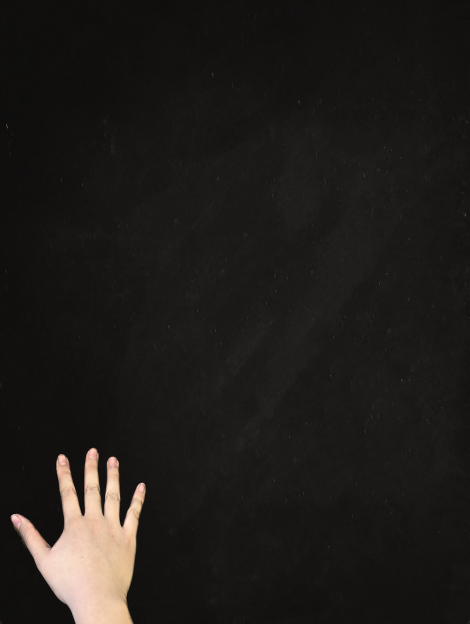
#> input picture library/bottom_left_splay.png, 939 x 1248 px, given in place of bottom_left_splay.png.png, which was not available (shown at 1/2 size)
$ python main.py
#> lines starting #> are read from the running program, lines starting #| are printed output that depends on the picture; after the words box and inside, x2 and y2 are one past the last pixel; in counts of white or black regions, pixels touching at a corner belong together; pictures that were not available may be replaced by others from this repository, and a replacement may not be noted
import cv2
import matplotlib.pyplot as plt
import imutils
import math

# INSTRUCTIONS:
# open the library and see which image you want to test it on
# do not include ".png"
name = input('what is the name of the image? \n')
#> the answer given: library/bottom_left_splay.png
original_img = cv2.imread('./library/' + name + '.png')
#> original_img is the input picture: shape (1248, 939, 3); mean B, G, R 26.5, 28.8, 32

# convert the input image to grayscale
gray = cv2.cvtColor(original_img, cv2.COLOR_BGR2GRAY)
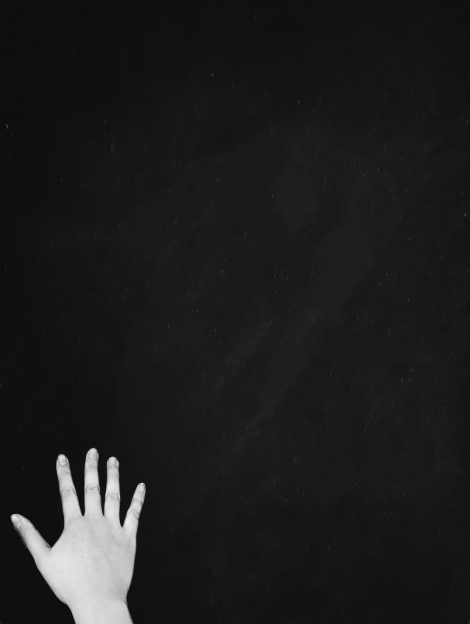
#> gray: shape (1248, 939) (shown at 1/2 size); min 0, max 238, mean 29.1

# apply thresholding to convert grayscale to binary image
ret,thresh = cv2.threshold(gray, 70, 255, cv2.THRESH_BINARY)
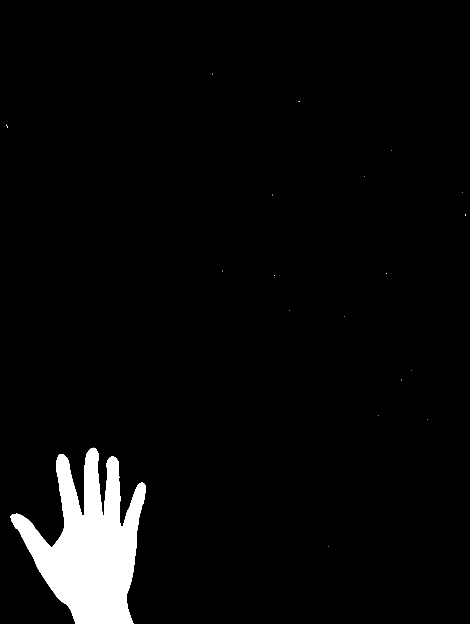
#> thresh: shape (1248, 939) (shown at 1/2 size); 4.2% white; 19 white regions (18 under 20 px), largest, box (x1, y1, x2, y2) and area: (21, 895, 292, 1248) 49029

# convert BGR to RGB to display using matplotlib
imgRGB = cv2.cvtColor(original_img, cv2.COLOR_BGR2RGB)
thresh = cv2.erode(thresh, None, iterations=2)
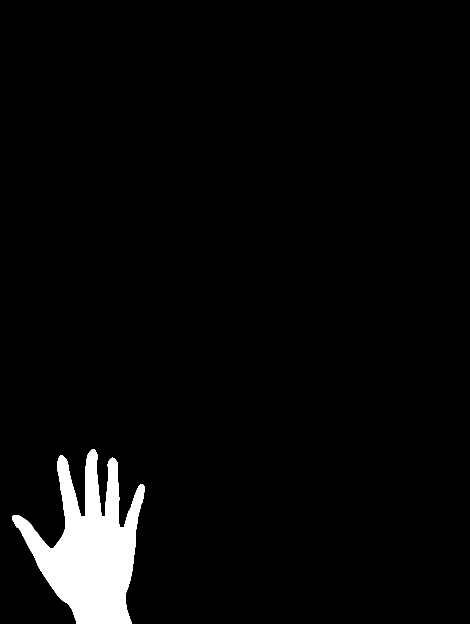
#> thresh: shape (1248, 939) (shown at 1/2 size); 3.8% white; 1 white region, box (x1, y1, x2, y2) and area: (24, 898, 289, 1248) 45031
thresh = cv2.dilate(thresh, None, iterations=2)
#> thresh: shape (1248, 939); 4.2% white; 1 white region

# display Original and Binary Images
plt.subplot(131),plt.imshow(imgRGB,cmap = 'gray'),plt.title('Original Image'), plt.axis('off')
plt.subplot(132),plt.imshow(thresh,cmap = 'gray'),plt.title('Binary Image'),plt.axis('off')
plt.show()
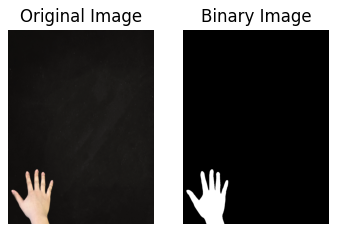
#> figure drawn by matplotlib, 2 panels

# blue the image
thresh = cv2.blur(thresh,(10,10))

# find contours in thresholded image, then grab the largest one
cnts = cv2.findContours(thresh.copy(), cv2.RETR_EXTERNAL,
	cv2.CHAIN_APPROX_SIMPLE)
#> cnts = 1 contour; box (x1, y1, x2, y2) and area: (18, 892, 296, 1248) 56882
cnts = imutils.grab_contours(cnts)
c = max(cnts, key=cv2.contourArea)
#> c = contour of 548 points, box (x1, y1, x2, y2) (18, 892, 296, 1248), area 56882

# compute the topmost point of the contour, it will be used to locate the hand
extLeft = tuple(c[c[:, :, 0].argmin()][0])
#> extLeft = (18, 1027)
extTop = tuple(c[c[:, :, 1].argmin()][0])
#> extTop = (179, 892)
cX = extTop[0]
#> cX = 179
cY = extTop[1]
#> cY = 892
height_divided_3 = imgRGB.shape[0] / 3
#> height_divided_3 = 416
width_divided_3 = imgRGB.shape[1] / 3
#> width_divided_3 = 313

# compute the location of the contour
location = ''
if int(cY//height_divided_3) == 1 and int(cX//width_divided_3) == 1:
    location = 'center'
elif int(cY//height_divided_3) == 0 and int(cX//height_divided_3) == 0:
    location = 'upper left'
elif int(cY//height_divided_3) == 0 and int(cX//width_divided_3) == 2:
    location = 'upper right'
elif int(cY//height_divided_3) == 2 and int(cX//width_divided_3) == 0:
    location = 'bottom left'
elif int(cY//height_divided_3) == 2 and int(cX//width_divided_3) == 2:
    location = 'bottom right'
else:
    location = 'unknown'

# identify if it is a fist or a splay by finding the defects in convex hull with respect to hand
hull = cv2.convexHull(c, returnPoints=False)
#> hull = 21 values, max 547 at index 0, min 0 at index 20, mean 284.3
defects = cv2.convexityDefects(c, hull)
#> defects = 15 rows, first 6: [0, 70, 17, 28704], [70, 72, 71, 114], [73, 176, 138, 26572], [177, 179, 178, 162], [179, 181, 180, 114], [181, 260, 197, 982]
n = 0
for i in range(defects.shape[0]):
    s,e,f,d = defects[i,0]
    start = tuple(c[s][0])
    end = tuple(c[e][0])
    far = tuple(c[f][0])

    # find the length of all sides of triangle
    x = math.dist(end, start)
    y = math.dist(far, start)
    z = math.dist(end, far)
    s = (x+y+z)/2
    ar = math.sqrt(s*(s-x)*(s-y)*(s-z))

    #distance between point and convex hull
    d=(2*ar)/x

    # apply cosine rule
    angle = math.acos((y**2 + z**2 - x**2)/(2*y*z)) * 57

    # ignore angles > 90 and ignore points very close to convex hull
    # this will clean up the points not affected by the hand
    if angle <= 90 and d>40:
        n += 1
#> this loop made 15 passes
#> (e, f, start, end, far, x) on passes 1 to 10: (70, 17, (179, 892), (116, 904), (164, 1009), 64.13), (72, 71, (116, 904), (114, 905), (115, 905), 2.24), (176, 138, (113, 906), (18, 1027), (106, 1083), 153.8), (179, 178, (18, 1044), (19, 1047), (19, 1045), 3.16), (181, 180, (19, 1047), (20, 1049), (20, 1048), 2.24), (260, 197, (20, 1049), (72, 1143), (36, 1070), 107.4), (264, 261, (72, 1143), (75, 1148), (74, 1145), 5.83), (288, 265, (75, 1148), (99, 1184), (78, 1151), 43.27), (294, 289, (99, 1184), (106, 1194), (102, 1187), 12.21), (330, 307, (106, 1194), (145, 1247), (131, 1215), 65.8)
#> after the loop, n = 4
        #cv2.circle(thresh, far, 5, (255,0,0), 5)
hand = ''
if n == 4:
    hand = 'splay'
elif n == 0:
    #print(math.dist(extLeft, extTop))
    if math.dist(extLeft, extTop) > 200:
        hand = 'palm'
    else:
        hand = 'fist'
else:
    hand = 'unrecognized'
if hand == 'palm':
    cv2.putText(thresh, hand, (int(width_divided_3), int(height_divided_3)), cv2.FONT_HERSHEY_SIMPLEX, 1, (105,105,105), 2)
else:
    cv2.putText(thresh, location + ', ' + hand, (int(width_divided_3), int(height_divided_3)), cv2.FONT_HERSHEY_SIMPLEX, 1, (105,105,105), 2)
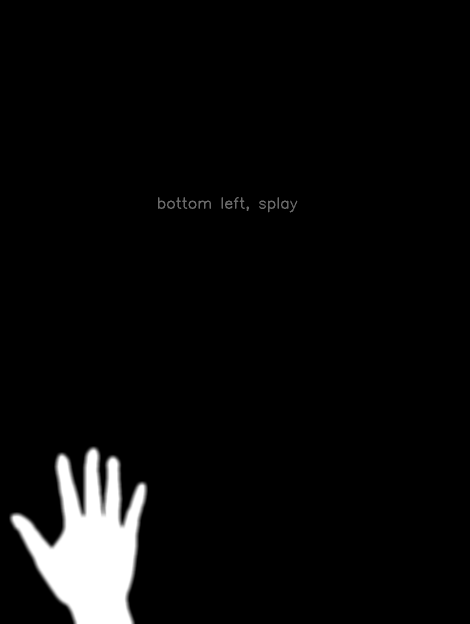
#> thresh: shape (1248, 939) (shown at 1/2 size); min 0, max 255, mean 10.8

# show the output image
cv2.imshow("Image", thresh)
cv2.waitKey(0)

$ run again, on library/centered_palm.png
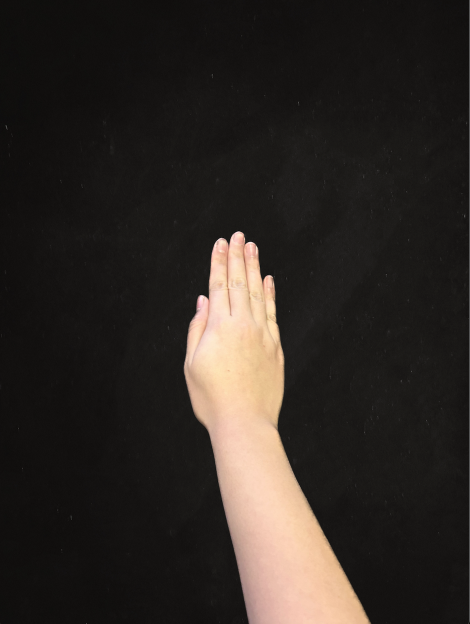
#> input picture library/centered_palm.png, 939 x 1247 px, given in place of centered_palm.png.png, which was not available (shown at 1/2 size)
#> original_img is the input picture: shape (1247, 939, 3); mean B, G, R 36.4, 40.8, 46.9
#> `thresh = cv2.dilate(thresh, None, iterations=2)`:
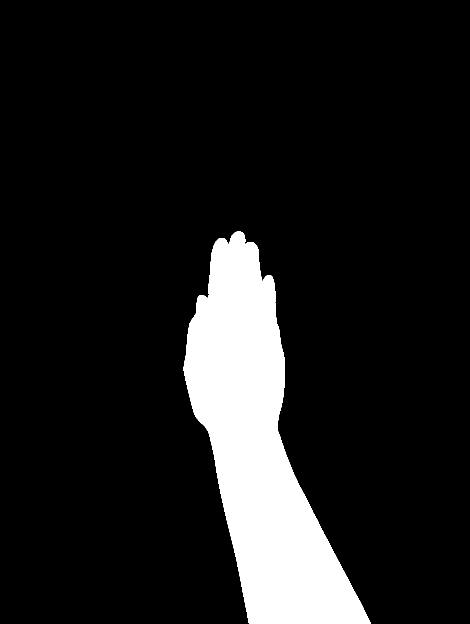
#> thresh: shape (1247, 939) (shown at 1/2 size); 11.3% white; 1 white region
#> cnts = 1 contour; box (x1, y1, x2, y2) and area: (363, 459, 746, 1247) 141272
#> c = contour of 750 points, box (x1, y1, x2, y2) (363, 459, 746, 1247), area 141272
#> extLeft = (363, 729)
#> extTop = (469, 459)
#> cX = 469
#> cY = 459
#> hull = 26 values, max 749 at index 0, min 0 at index 25, mean 286.3
#> defects = 20 rows, first 6: [0, 15, 11, 2637], [15, 17, 16, 114], [18, 26, 19, 114], [26, 75, 47, 5052], [75, 79, 76, 222], [79, 81, 80, 210]
#> the loop `for i in range(defects.shape[0]):` made 20 passes
#> (e, f, start, end, far, x) on passes 1 to 6: (15, 11, (469, 459), (435, 472), (456, 475), 36.4), (17, 16, (435, 472), (433, 473), (434, 473), 2.24), (26, 19, (427, 479), (423, 487), (427, 480), 8.94), (75, 47, (423, 487), (375, 642), (413, 586), 162.3), (79, 76, (375, 642), (373, 651), (375, 646), 9.22), (81, 80, (373, 651), (372, 657), (373, 656), 6.08)
#> after the loop `for i in range(defects.shape[0]):`: n = 0
#> `cv2.putText(thresh, hand, (int(width_divided_3), int(height_divided_3)..`:
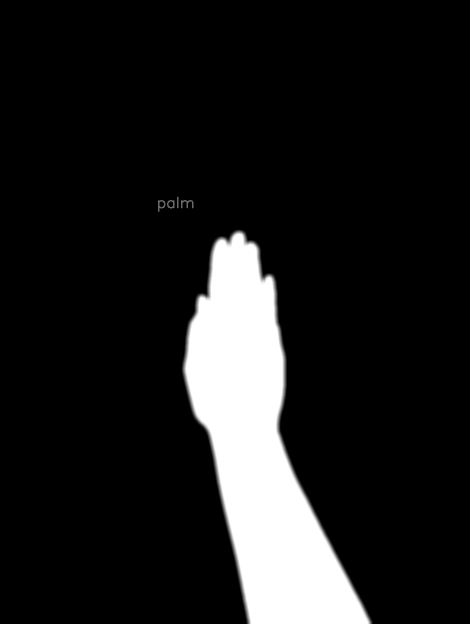
#> thresh: shape (1247, 939) (shown at 1/2 size); min 0, max 255, mean 28.9

$ run again, on library/cornered_splay.png
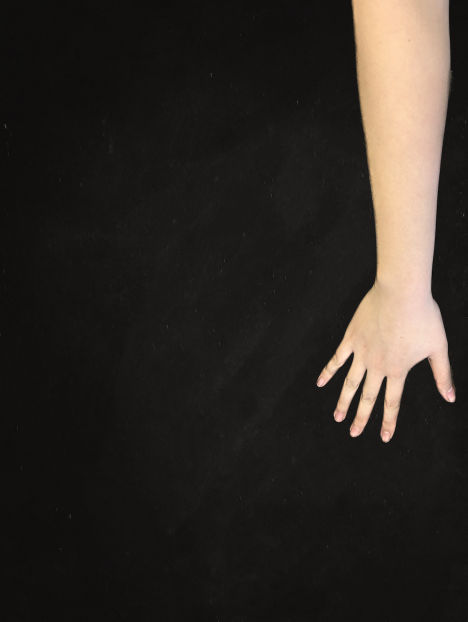
#> input picture library/cornered_splay.png, 936 x 1243 px, given in place of cornered_splay.png.png, which was not available (shown at 1/2 size)
#> original_img is the input picture: shape (1243, 936, 3); mean B, G, R 36.4, 40.8, 46.6
#> `plt.show()`:
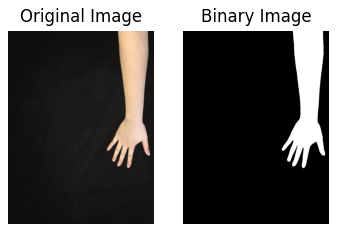
#> figure drawn by matplotlib, 2 panels
#> cnts = 1 contour; box (x1, y1, x2, y2) and area: (629, 0, 916, 890) 147261
#> c = contour of 874 points, box (x1, y1, x2, y2) (629, 0, 916, 890), area 147261
#> extLeft = (629, 761)
#> extTop = (699, 0)
#> cX = 699
#> cY = 0
#> hull = [873, 867, 865, 706, 705, 703, 702, 557, 556, 449, 447, 354, 254, 253, 0]
#> defects = [[0, 253, 101, 25502], [254, 354, 281, 21211], [354, 447, 407, 18645], [447, 449, 448, 114], [449, 556, 529, 27260], [557, 702, 641, 26882], [703, 705, 704, 114], [706, 865, 786, 11562], [865, 867, 866, 251], [867, 873, 872, 430]]
#> the loop `for i in range(defects.shape[0]):` made 10 passes
#> (e, f, start, end, far, x) on passes 1 to 6: (253, 101, (699, 0), (629, 761), (749, 544), 764.2), (354, 281, (629, 774), (665, 844), (698, 727), 78.71), (447, 407, (665, 844), (698, 877), (715, 791), 46.67), (449, 448, (698, 877), (700, 878), (699, 877), 2.24), (556, 529, (700, 878), (765, 889), (765, 781), 65.92), (702, 641, (780, 889), (912, 809), (848, 725), 154.4)
#> after the loop `for i in range(defects.shape[0]):`: n = 4
#> `cv2.putText(thresh, location + ', ' + hand, (int(width_divided_3), int..`:
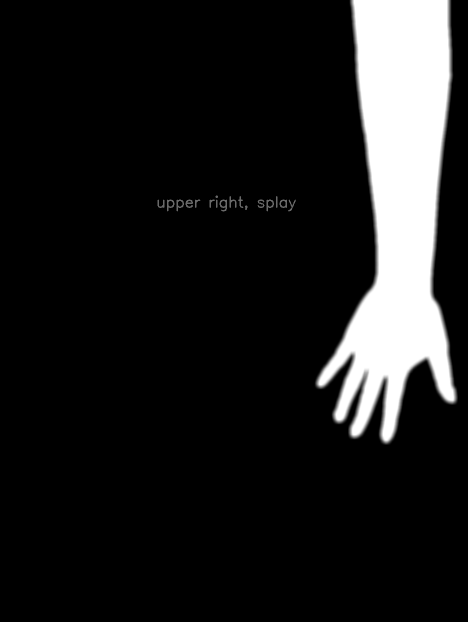
#> thresh: shape (1243, 936) (shown at 1/2 size); min 0, max 255, mean 29.6

$ run again, on library/cornered_splay_2.png
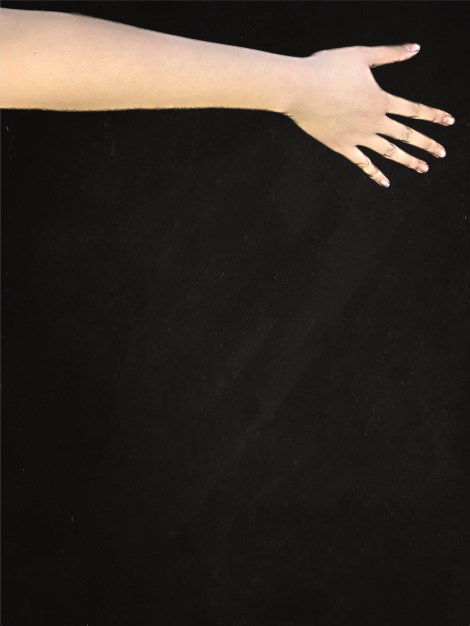
#> input picture library/cornered_splay_2.png, 939 x 1252 px, given in place of cornered_splay_2.png.png, which was not available (shown at 1/2 size)
#> original_img is the input picture: shape (1252, 939, 3); mean B, G, R 38.3, 43, 48.9
#> `plt.show()`:
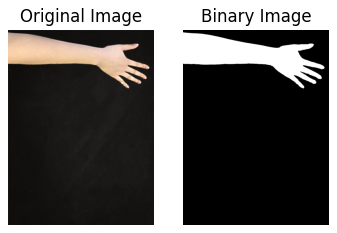
#> figure drawn by matplotlib, 2 panels
#> cnts = 1 contour; box (x1, y1, x2, y2) and area: (0, 11, 915, 380) 157769
#> c = contour of 1005 points, box (x1, y1, x2, y2) (0, 11, 915, 380), area 157769
#> extLeft = (0, 11)
#> cX = 0
#> cY = 11
#> hull = [1004, 988, 749, 745, 744, 567, 566, 424, 423, 315, 313, 201, 200, 3, 1, 0]
#> defects = [[1, 3, 2, 114], [3, 200, 64, 26712], [201, 313, 228, 23417], [313, 315, 314, 114], [315, 423, 371, 22387], [424, 566, 514, 30483], [567, 744, 686, 28455], [745, 749, 746, 162], [749, 988, 807, 12370], [988, 1004, 995, 485]]
#> the loop `for i in range(defects.shape[0]):` made 10 passes
#> (e, f, start, end, far, x) on passes 1 to 6: (3, 2, (0, 221), (2, 222), (1, 221), 2.24), (200, 64, (2, 222), (767, 379), (560, 230), 780.9), (313, 228, (780, 379), (856, 349), (731, 300), 81.71), (315, 314, (856, 349), (858, 348), (857, 348), 2.24), (423, 371, (858, 348), (894, 318), (797, 285), 46.86), (566, 514, (896, 316), (914, 248), (794, 236), 70.34)
#> after the loop `for i in range(defects.shape[0]):`: n = 4
#> `cv2.putText(thresh, location + ', ' + hand, (int(width_divided_3), int..`:
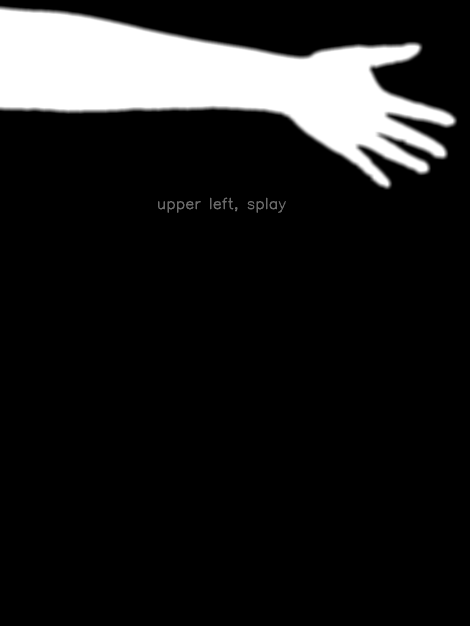
#> thresh: shape (1252, 939) (shown at 1/2 size); min 0, max 255, mean 31.3
